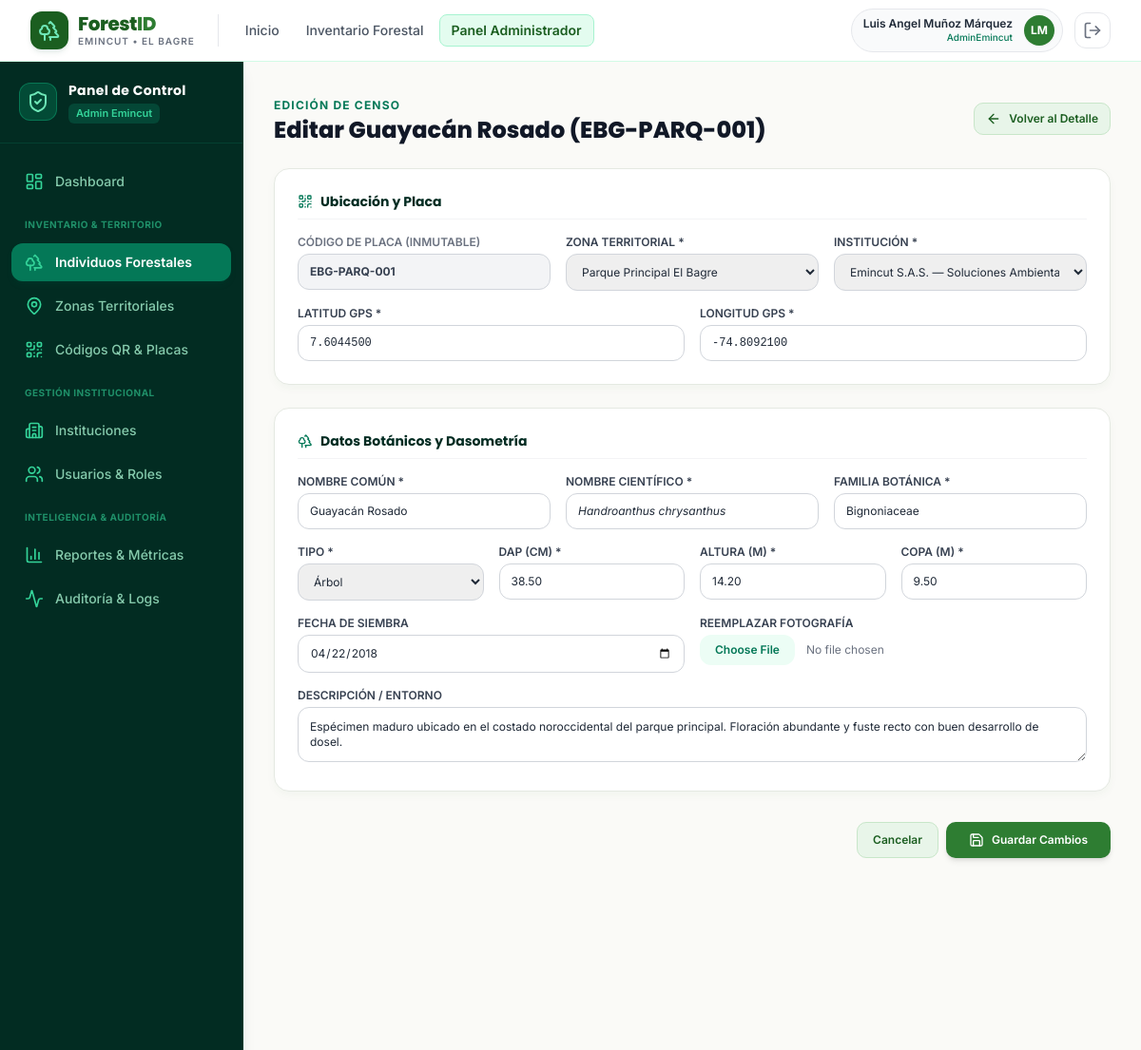
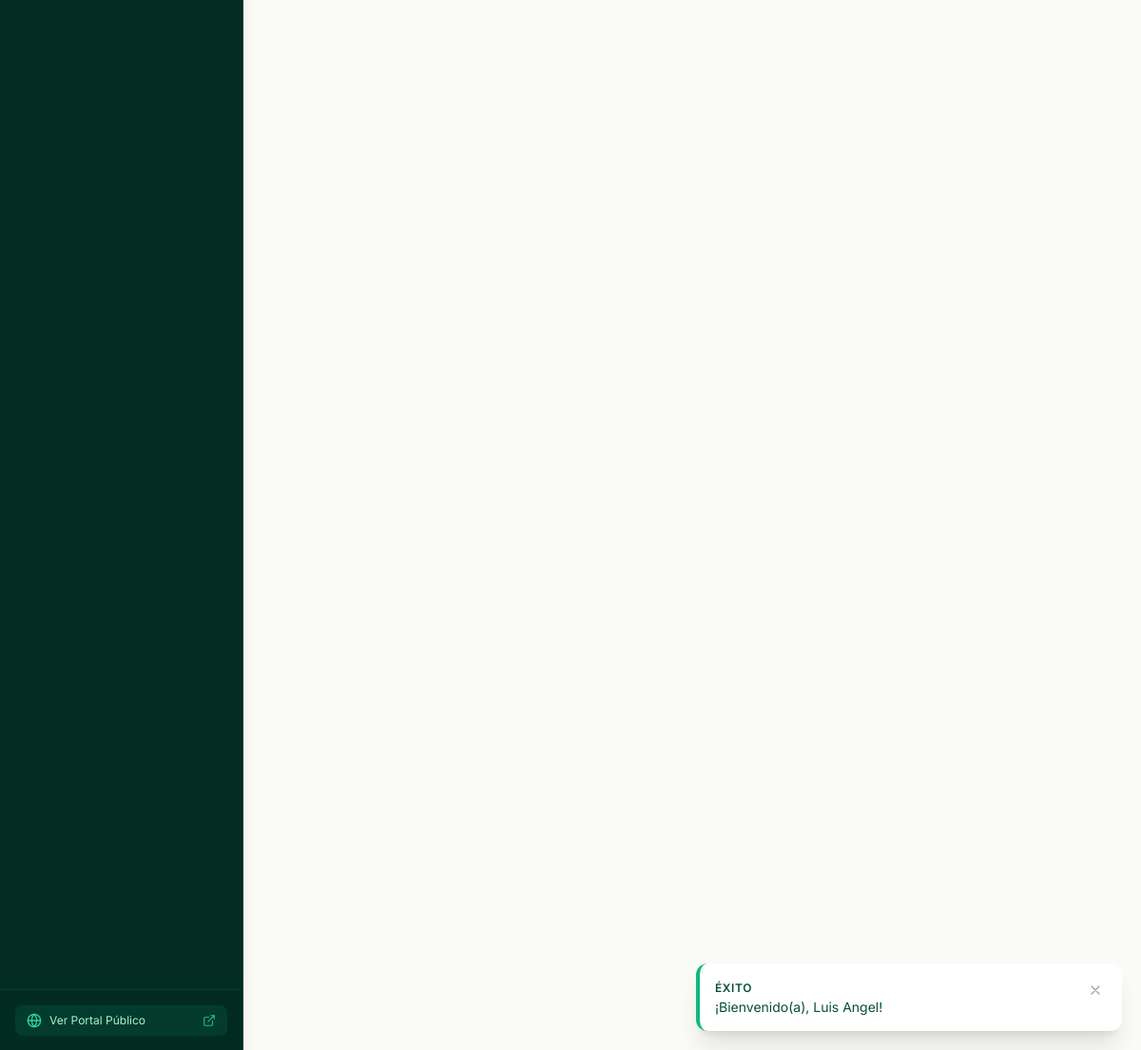
The page /admin/individuos/editar.php?id=55555555-5555-5555-5555-555555555501 (signed in) on the database its author committed (2 pictures, top to bottom).
### tables this page shows
CREATE TABLE `individuos_forestales` (
    `id_individuo` CHAR(36) NOT NULL DEFAULT (UUID()),
    `codigo_placa` VARCHAR(30) NOT NULL UNIQUE COMMENT 'Identificador alfanumérico físico de la placa QR',
    `id_zona` CHAR(36) NOT NULL,
    `id_institucion` CHAR(36) NOT NULL,
    `nombre_comun` VARCHAR(150) NOT NULL,
    `nombre_cientifico` VARCHAR(150) NOT NULL,
    `familia_botanica` VARCHAR(100) NOT NULL,
    `tipo_individuo` ENUM('Árbol', 'Palma', 'Arbusto', 'Planta ornamental') NOT NULL DEFAULT 'Árbol',
    `fecha_siembra` DATE NULL,
    `latitud` DECIMAL(10,7) NOT NULL,
    `longitud` DECIMAL(10,7) NOT NULL,
    `dap_cm` DECIMAL(6,2) NOT NULL COMMENT 'Diámetro a la Altura del Pecho en centímetros (a 1.30 m)',
    `altura_total_m` DECIMAL(5,2) NOT NULL COMMENT 'Altura total estimada en metros',
    `diametro_copa_m` DECIMAL(5,2) NOT NULL COMMENT 'Diámetro promedio de copa en metros',
    `foto_principal_url` VARCHAR(255) NULL,
    `descripcion_general` TEXT NULL,
    `id_estado_fitosanitario_actual` CHAR(36) NULL COMMENT 'Referencia al último estado registrado',
    `qr_url` VARCHAR(255) NULL COMMENT 'Ruta relativa de la imagen QR generada',
    `registrado_por` CHAR(36) NOT NULL,
    `estado_registro` TINYINT(1) NOT NULL DEFAULT 1 COMMENT '1: Activo, 0: Dado de baja lógica',
    `fecha_registro` DATETIME NOT NULL DEFAULT CURRENT_TIMESTAMP,
    `fecha_actualizacion` DATETIME NOT NULL DEFAULT CURRENT_TIMESTAMP ON UPDATE CURRENT_TIMESTAMP,
    PRIMARY KEY (`id_individuo`),
    CONSTRAINT `fk_indiv_zonas` FOREIGN KEY (`id_zona`) REFERENCES `zonas` (`id_zona`) ON UPDATE CASCADE ON DELETE RESTRICT,
    CONSTRAINT `fk_indiv_instituciones` FOREIGN KEY (`id_institucion`) REFERENCES `instituciones` (`id_institucion`) ON UPDATE CASCADE ON DELETE RESTRICT,
    CONSTRAINT `fk_indiv_usuarios` FOREIGN KEY (`registrado_por`) REFERENCES `usuarios` (`id_usuario`) ON UPDATE CASCADE ON DELETE RESTRICT,
    INDEX `idx_indiv_codigo_placa` (`codigo_placa`),
    INDEX `idx_indiv_zona` (`id_zona`),
    INDEX `idx_indiv_especie` (`nombre_comun`, `nombre_cientifico`),
    INDEX `idx_indiv_coords` (`latitud`, `longitud`)
);

CREATE TABLE `zonas` (
    `id_zona` CHAR(36) NOT NULL DEFAULT (UUID()),
    `id_institucion` CHAR(36) NOT NULL,
    `nombre_zona` VARCHAR(100) NOT NULL,
    `descripcion` VARCHAR(255) NULL,
    `municipio` VARCHAR(100) NOT NULL DEFAULT 'El Bagre',
    `departamento` VARCHAR(100) NOT NULL DEFAULT 'Antioquia',
    `latitud_referencia` DECIMAL(10,7) NULL,
    `longitud_referencia` DECIMAL(10,7) NULL,
    `estado` TINYINT(1) NOT NULL DEFAULT 1 COMMENT '1: Activa, 0: Inactiva',
    `fecha_creacion` DATETIME NOT NULL DEFAULT CURRENT_TIMESTAMP,
    PRIMARY KEY (`id_zona`),
    CONSTRAINT `fk_zonas_instituciones` FOREIGN KEY (`id_institucion`) REFERENCES `instituciones` (`id_institucion`) ON UPDATE CASCADE ON DELETE RESTRICT,
    INDEX `idx_zonas_institucion` (`id_institucion`),
    INDEX `idx_zonas_municipio` (`municipio`)
);

CREATE TABLE `instituciones` (
    `id_institucion` CHAR(36) NOT NULL DEFAULT (UUID()),
    `nombre_institucion` VARCHAR(150) NOT NULL,
    `nit` VARCHAR(20) NOT NULL UNIQUE,
    `direccion` VARCHAR(200) NULL,
    `municipio` VARCHAR(100) NOT NULL DEFAULT 'El Bagre',
    `departamento` VARCHAR(100) NOT NULL DEFAULT 'Antioquia',
    `telefono_contacto` VARCHAR(20) NULL,
    `correo_contacto` VARCHAR(150) NULL,
    `logo_url` VARCHAR(255) NULL,
    `estado` TINYINT(1) NOT NULL DEFAULT 1 COMMENT '1: Activa, 0: Inactiva',
    `fecha_registro` DATETIME NOT NULL DEFAULT CURRENT_TIMESTAMP,
    PRIMARY KEY (`id_institucion`),
    INDEX `idx_institucion_municipio` (`municipio`, `departamento`)
);

### admin/individuos/editar.php (the view, shortened to what this page needs)
<?php
require_once __DIR__ . '/../../includes/funciones.php';
$id = $_GET['id'] ?? '';
$pdo = getDBConnection();
$stmt = $pdo->prepare("SELECT * FROM `individuos_forestales` WHERE `id_individuo` = :id");
$stmt->execute([':id' => $id]);
$arbol = $stmt->fetch();
$zonas = $pdo->query("SELECT id_zona, nombre_zona FROM `zonas` WHERE estado = 1 ORDER BY nombre_zona ASC")->fetchAll();
$instituciones = $pdo->query("SELECT id_institucion, nombre_institucion FROM `instituciones` WHERE estado = 1 ORDER BY nombre_institucion ASC")->fetchAll();
require_once __DIR__ . '/../../includes/header.php';
require_once __DIR__ . '/../../includes/navbar.php';
?>
<div class="flex-1 flex flex-col md:flex-row">
    <?php require_once __DIR__ . '/../../includes/sidebar_admin.php'; ?>
    <main class="flex-1 p-6 sm:p-8 space-y-6 overflow-y-auto">
        <div class="flex items-center justify-between">
            <div>
                <span class="text-xs font-bold text-emerald-700 uppercase tracking-widest">Edición de Censo</span>
                <h1 class="font-heading font-extrabold text-2xl text-gray-900">
                    Editar <?= htmlspecialchars($arbol['nombre_comun']) ?> (<?= htmlspecialchars($arbol['codigo_placa']) ?>)
                </h1>
            </div>
            <a href="<?= BASE_URL ?>admin/individuos/detalle.php?id=<?= $arbol['id_individuo'] ?>" class="btn-forest-secondary text-xs py-2 px-3">
                <i data-lucide="arrow-left" class="w-4 h-4"></i> Volver al Detalle
            </a>
        </div>
        <form method="POST" action="editar.php?id=<?= urlencode($id) ?>" enctype="multipart/form-data" class="space-y-6 max-w-4xl">
            <div class="forest-card p-6 space-y-4">
                <h3 class="font-heading font-bold text-sm text-emerald-950 flex items-center gap-2 border-b border-gray-100 pb-2">
                    <i data-lucide="qr-code" class="w-4 h-4 text-emerald-700"></i>
                    Ubicación y Placa
                </h3>
                <div class="grid grid-cols-1 sm:grid-cols-3 gap-4">
                    <div>
                        <label class="block text-xs font-semibold text-gray-500 uppercase mb-1">Código de Placa (Inmutable)</label>
                        <input type="text" disabled value="<?= htmlspecialchars($arbol['codigo_placa']) ?>" class="w-full py-2.5 px-3 bg-gray-100 border border-gray-300 rounded-xl text-xs font-bold text-gray-700">
                    </div>
                    <div>
                        <label for="id_zona" class="block text-xs font-semibold text-gray-700 uppercase mb-1">Zona Territorial *</label>
                        <select name="id_zona" id="id_zona" required class="w-full py-2.5 px-3 border border-gray-300 rounded-xl text-xs focus:ring-2 focus:ring-emerald-600 outline-none">
                            <?php foreach ($zonas as $z): ?>
                                <option value="<?= $z['id_zona'] ?>" <?= ($arbol['id_zona'] === $z['id_zona']) ? 'selected' : '' ?>>
                                    <?= htmlspecialchars($z['nombre_zona']) ?>
                                </option>
                            <?php endforeach; ?>
                        </select>
                    </div>
                    <div>
                        <label for="id_institucion" class="block text-xs font-semibold text-gray-700 uppercase mb-1">Institución *</label>
                        <select name="id_institucion" id="id_institucion" required class="w-full py-2.5 px-3 border border-gray-300 rounded-xl text-xs focus:ring-2 focus:ring-emerald-600 outline-none">
                            <?php foreach ($instituciones as $inst): ?>
                                <option value="<?= $inst['id_institucion'] ?>" <?= ($arbol['id_institucion'] === $inst['id_institucion']) ? 'selected' : '' ?>>
                                    <?= htmlspecialchars($inst['nombre_institucion']) ?>
                                </option>
                            <?php endforeach; ?>
                        </select>
                    </div>
                </div>
                <div class="grid grid-cols-1 sm:grid-cols-2 gap-4">
                    <div>
                        <label for="latitud" class="block text-xs font-semibold text-gray-700 uppercase mb-1">Latitud GPS *</label>
                        <input type="number" step="0.0000001" name="latitud" id="latitud" required value="<?= htmlspecialchars($arbol['latitud']) ?>" class="w-full py-2.5 px-3 border border-gray-300 rounded-xl text-xs font-mono focus:ring-2 focus:ring-emerald-600 outline-none">
                    </div>
                    <div>
                        <label for="longitud" class="block text-xs font-semibold text-gray-700 uppercase mb-1">Longitud GPS *</label>
                        <input type="number" step="0.0000001" name="longitud" id="longitud" required value="<?= htmlspecialchars($arbol['longitud']) ?>" class="w-full py-2.5 px-3 border border-gray-300 rounded-xl text-xs font-mono focus:ring-2 focus:ring-emerald-600 outline-none">
                    </div>
                </div>
            </div>
            <div class="forest-card p-6 space-y-4">
                <h3 class="font-heading font-bold text-sm text-emerald-950 flex items-center gap-2 border-b border-gray-100 pb-2">
                    <i data-lucide="trees" class="w-4 h-4 text-emerald-700"></i>
                    Datos Botánicos y Dasometría
                </h3>
                <div class="grid grid-cols-1 sm:grid-cols-3 gap-4">
                    <div>
                        <label for="nombre_comun" class="block text-xs font-semibold text-gray-700 uppercase mb-1">Nombre Común *</label>
                        <input type="text" name="nombre_comun" id="nombre_comun" required value="<?= htmlspecialchars($arbol['nombre_comun']) ?>" class="w-full py-2.5 px-3 border border-gray-300 rounded-xl text-xs focus:ring-2 focus:ring-emerald-600 outline-none">
                    </div>
                    <div>
                        <label for="nombre_cientifico" class="block text-xs font-semibold text-gray-700 uppercase mb-1">Nombre Científico *</label>
                        <input type="text" name="nombre_cientifico" id="nombre_cientifico" required value="<?= htmlspecialchars($arbol['nombre_cientifico']) ?>" class="w-full py-2.5 px-3 border border-gray-300 rounded-xl text-xs italic focus:ring-2 focus:ring-emerald-600 outline-none">
                    </div>
                    <div>
                        <label for="familia_botanica" class="block text-xs font-semibold text-gray-700 uppercase mb-1">Familia Botánica *</label>
                        <input type="text" name="familia_botanica" id="familia_botanica" required value="<?= htmlspecialchars($arbol['familia_botanica']) ?>" class="w-full py-2.5 px-3 border border-gray-300 rounded-xl text-xs focus:ring-2 focus:ring-emerald-600 outline-none">
                    </div>
                </div>
                <div class="grid grid-cols-1 sm:grid-cols-4 gap-4">
                    <div>
                        <label for="tipo_individuo" class="block text-xs font-semibold text-gray-700 uppercase mb-1">Tipo *</label>
                        <select name="tipo_individuo" id="tipo_individuo" required class="w-full py-2.5 px-3 border border-gray-300 rounded-xl text-xs focus:ring-2 focus:ring-emerald-600 outline-none">
                            <option value="Árbol" <?= ($arbol['tipo_individuo'] === 'Árbol') ? 'selected' : '' ?>>Árbol</option>
                        </select>
                    </div>
                    <div>
                        <label for="dap_cm" class="block text-xs font-semibold text-gray-700 uppercase mb-1">DAP (cm) *</label>
                        <input type="number" step="0.1" name="dap_cm" id="dap_cm" required value="<?= htmlspecialchars($arbol['dap_cm']) ?>" class="w-full py-2.5 px-3 border border-gray-300 rounded-xl text-xs focus:ring-2 focus:ring-emerald-600 outline-none">
                    </div>
                    <div>
                        <label for="altura_total_m" class="block text-xs font-semibold text-gray-700 uppercase mb-1">Altura (m) *</label>
                        <input type="number" step="0.1" name="altura_total_m" id="altura_total_m" required value="<?= htmlspecialchars($arbol['altura_total_m']) ?>" class="w-full py-2.5 px-3 border border-gray-300 rounded-xl text-xs focus:ring-2 focus:ring-emerald-600 outline-none">
                    </div>
                    <div>
                        <label for="diametro_copa_m" class="block text-xs font-semibold text-gray-700 uppercase mb-1">Copa (m) *</label>
                        <input type="number" step="0.1" name="diametro_copa_m" id="diametro_copa_m" required value="<?= htmlspecialchars($arbol['diametro_copa_m']) ?>" class="w-full py-2.5 px-3 border border-gray-300 rounded-xl text-xs focus:ring-2 focus:ring-emerald-600 outline-none">
                    </div>
                </div>
                <div class="grid grid-cols-1 sm:grid-cols-2 gap-4">
                    <div>
                        <label for="fecha_siembra" class="block text-xs font-semibold text-gray-700 uppercase mb-1">Fecha de Siembra</label>
                        <input type="date" name="fecha_siembra" id="fecha_siembra" value="<?= htmlspecialchars($arbol['fecha_siembra'] ?? '') ?>" class="w-full py-2.5 px-3 border border-gray-300 rounded-xl text-xs focus:ring-2 focus:ring-emerald-600 outline-none">
                    </div>
                    <div>
                        <label for="foto_principal" class="block text-xs font-semibold text-gray-700 uppercase mb-1">Reemplazar Fotografía</label>
                        <input type="file" name="foto_principal" id="foto_principal" accept="image/*" class="w-full text-xs text-gray-500 file:mr-3 file:py-2 file:px-4 file:rounded-xl file:border-0 file:text-xs file:font-semibold file:bg-emerald-50 file:text-emerald-700 hover:file:bg-emerald-100">
                    </div>
                </div>
                <div>
                    <label for="descripcion_general" class="block text-xs font-semibold text-gray-700 uppercase mb-1">Descripción / Entorno</label>
                    <textarea name="descripcion_general" id="descripcion_general" rows="2" class="w-full p-3 border border-gray-300 rounded-xl text-xs focus:ring-2 focus:ring-emerald-600 outline-none"><?= htmlspecialchars($arbol['descripcion_general'] ?? '') ?></textarea>
                </div>
            </div>
            <div class="flex justify-end gap-2 pt-2">
                <a href="<?= BASE_URL ?>admin/individuos/detalle.php?id=<?= $arbol['id_individuo'] ?>" class="btn-forest-secondary text-xs py-2.5 px-4">Cancelar</a>
                <button type="submit" class="btn-forest-primary text-xs py-2.5 px-6 shadow-md">
                    <i data-lucide="save" class="w-4 h-4"></i> Guardar Cambios
                </button>
            </div>
        </form>
    </main>
</div>
<?php require_once __DIR__ . '/../../includes/footer.php'; ?>

### assets/css/custom.css (style rules this page uses)
:root { --color-primary-dark: #1B5E20; --color-primary: #2E7D32; --color-primary-light: #4CAF50; --color-surface-soft: #E8F5E9; --color-surface-bg: #FAFAF7; --color-earth: #6D4C41; --color-text-main: #1F2937; }
body { background-color: var(--color-surface-bg); color: var(--color-text-main); font-family: 'Inter', -apple-system, BlinkMacSystemFont, "Segoe UI", Roboto, sans-serif; -webkit-font-smoothing: antialiased; }
h1, h2, h3, h4, h5, h6, .font-heading { font-family: 'Poppins', 'Inter', sans-serif; }
.forest-card { background: #FFFFFF; border: 1px solid #E5E9E2; border-radius: 1rem; box-shadow: 0 4px 12px -2px rgba(27, 94, 32, 0.05); transition: all 0.2s cubic-bezier(0.4, 0, 0.2, 1); }
.btn-forest-primary { background-color: #2E7D32; color: #FFFFFF; font-weight: 600; padding: 0.625rem 1.25rem; border-radius: 0.625rem; display: inline-flex; align-items: center; justify-content: center; gap: 0.5rem; transition: all 0.15s ease-in-out; }
.btn-forest-secondary { background-color: #E8F5E9; color: #1B5E20; font-weight: 600; padding: 0.625rem 1.25rem; border-radius: 0.625rem; display: inline-flex; align-items: center; justify-content: center; gap: 0.5rem; border: 1px solid #C8E6C9; transition: all 0.15s ease-in-out; }

### rows shown on the page
individuos_forestales: nombre_comun "Guayacán Rosado", codigo_placa "EBG-PARQ-001", id_zona "Parque Principal El Bagre", id_institucion "Emincut S.A.S. — Soluciones Ambientales y Forestales", latitud "7.6044500", longitud "-74.8092100", nombre_cientifico "Handroanthus chrysanthus", familia_botanica "Bignoniaceae", tipo_individuo "Árbol", dap_cm "38.50", altura_total_m "14.20", diametro_copa_m "9.50", fecha_siembra "04/22/2018", descripcion_general "Espécimen maduro ubicado en el costado noroccidental del parque principal. Floración abundante y fuste recto con buen desarrollo de dosel."

### other values the page prints
$cfg['badge'] "ÉXITO"
$mensaje "¡Bienvenido(a), Luis Angel!"
$usuario_actual['nombres'] . ' ' . $usuario_actual['apellidos'] "Luis Angel Muñoz Márquez"
$usuario_actual['nombre_rol'] "AdminEmincut"
